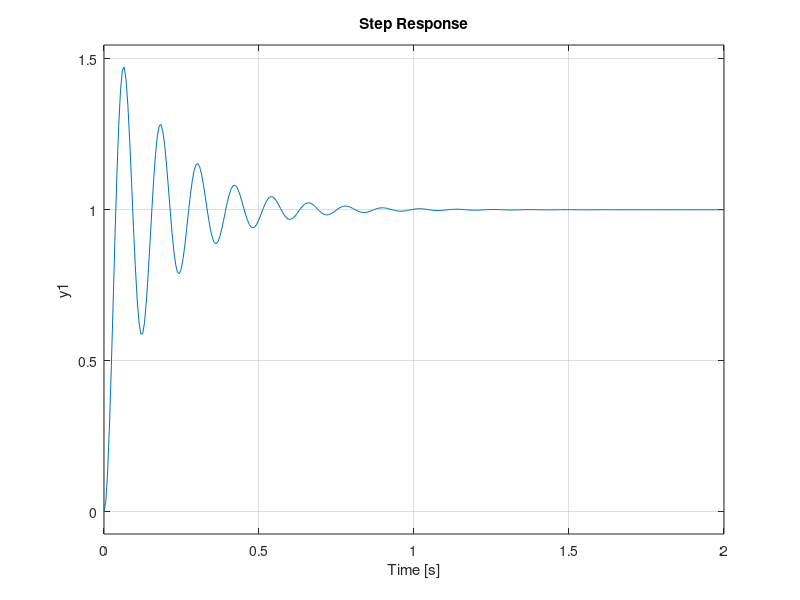

Recreate this plot in MATLAB.
%Curso control automatico - Instituto Tecnologico de Costa Rica
%Problema 1 - Discretización - Parcial 2 - 2S2022
%Estudiantes: Enmanuel Araya y Randall Vargas
%Profesor: Hugo Sanchez

%Inicialización
clc
clear all
close all

%Creación sistemas
s=tf('s');
Gp = 2000/(s^2+32*s+1024); %Sistema
Gc = (s+30)/s; %Controlador

%Retroalimentación unitaria
H = Gp * Gc;
Hg = feedback(H,1);
step(Hg);

